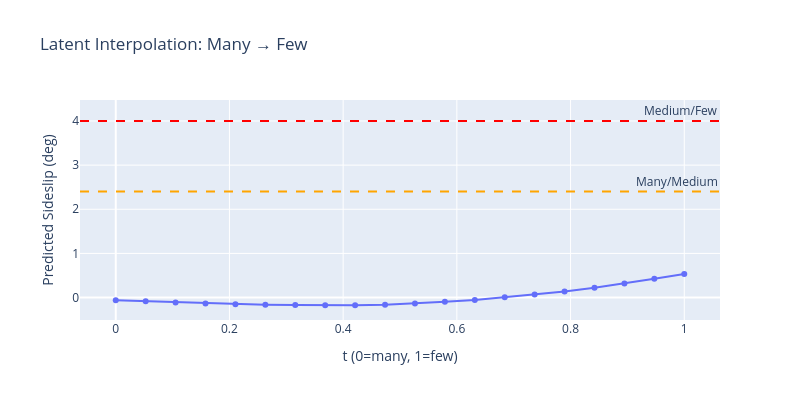

This figure's notebook cell:
### Markdown cell above
## 6. Interpolation Analysis

### Code cell
# Get band centroids
z_few_centroid = z_few.mean(dim=0)
z_medium_centroid = z_medium.mean(dim=0)
z_many_centroid = z_many.mean(dim=0)

# Interpolate many -> few
n_steps = 20
t_values = np.linspace(0, 1, n_steps)
interp_preds = []

for t in t_values:
    z_interp = slerp(z_many_centroid.unsqueeze(0), z_few_centroid.unsqueeze(0), t)
    with torch.no_grad():
        y_pred = vae.predict_from_latent(z_interp.to(device)).cpu().item()
    interp_preds.append(y_pred)

# Plot
fig = go.Figure()
fig.add_trace(go.Scatter(x=t_values, y=interp_preds, mode='lines+markers', name='Prediction'))
fig.add_hline(y=2.4, line_dash='dash', line_color='orange', annotation_text='Many/Medium')
fig.add_hline(y=4.0, line_dash='dash', line_color='red', annotation_text='Medium/Few')
fig.update_layout(title='Latent Interpolation: Many → Few', xaxis_title='t (0=many, 1=few)',
                  yaxis_title='Predicted Sideslip (deg)', width=800, height=400)
fig.show()

### Figure 1 — Plotly figure (JSON) as saved in the notebook; plotly's stock layout.template omitted (floating-point values rounded to 4 significant figures)
{"data": [{"mode": "lines+markers", "name": "Prediction", "type": "scatter", "x": [0.0, 0.05263, 0.1053, 0.1579, 0.2105, 0.2632, 0.3158, 0.3684, 0.4211, 0.4737, 0.5263, 0.5789, 0.6316, 0.6842, 0.7368, 0.7895, 0.8421, 0.8947, 0.9474, 1.0], "y": [-0.06348, -0.08429, -0.1095, -0.1335, -0.1532, -0.1644, -0.1714, -0.1745, -0.1725, -0.1624, -0.1336, -0.09661, -0.05354, 0.005129, 0.06892, 0.1374, 0.2239, 0.319, 0.4242, 0.5339]}], "layout": {"annotations": [{"showarrow": false, "text": "Many/Medium", "x": 1, "xanchor": "right", "xref": "x domain", "y": 2.4, "yanchor": "bottom", "yref": "y"}, {"showarrow": false, "text": "Medium/Few", "x": 1, "xanchor": "right", "xref": "x domain", "y": 4, "yanchor": "bottom", "yref": "y"}], "height": 400, "shapes": [{"line": {"color": "orange", "dash": "dash"}, "type": "line", "x0": 0, "x1": 1, "xref": "x domain", "y0": 2.4, "y1": 2.4, "yref": "y"}, {"line": {"color": "red", "dash": "dash"}, "type": "line", "x0": 0, "x1": 1, "xref": "x domain", "y0": 4, "y1": 4, "yref": "y"}], "title": {"text": "Latent Interpolation: Many → Few"}, "width": 800, "xaxis": {"title": {"text": "t (0=many, 1=few)"}}, "yaxis": {"title": {"text": "Predicted Sideslip (deg)"}}}}
